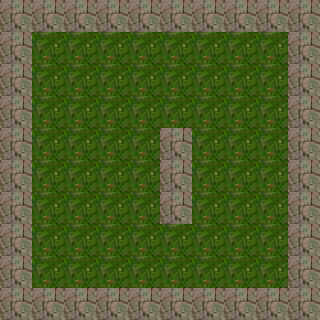

Below is a game level as drawn by its tile map, then a one-line description and the .tmx that defines it (tile-layer data replaced by summaries):
An orthogonal 10x10 tile map with 32x32 px tiles, 1 tile layer (Tile Layer 1), 2 tilesets.

<map version="1.0" tiledversion="1.1.5" orientation="orthogonal" renderorder="right-down" width="10" height="10" tilewidth="32" tileheight="32" infinite="0" nextobjectid="1">
 <tileset firstgid="1" source="grass.tsx" />
 <tileset firstgid="17" source="rocks.tsx" />
 <layer name="Tile Layer 1" width="10" height="10">
  <data>[100 cells, 100 non-empty, 2 distinct tile ids]</data>
 </layer>
</map>
